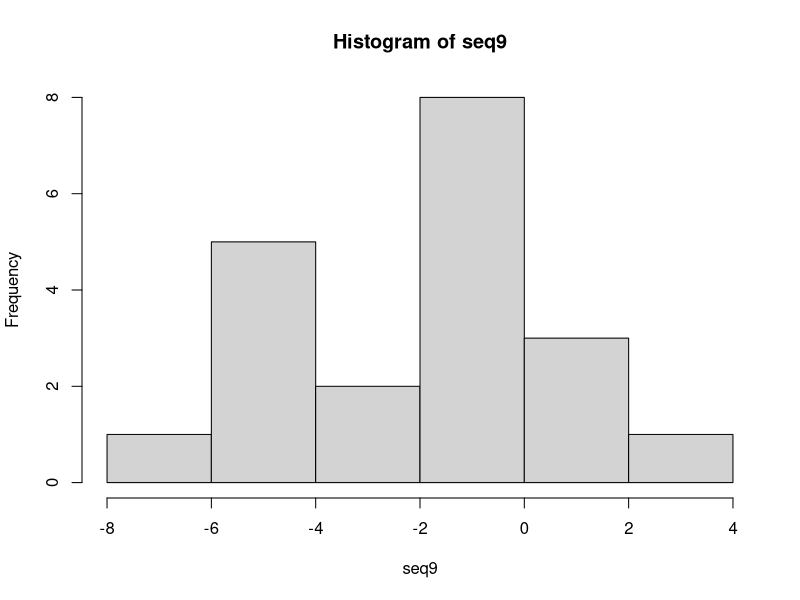
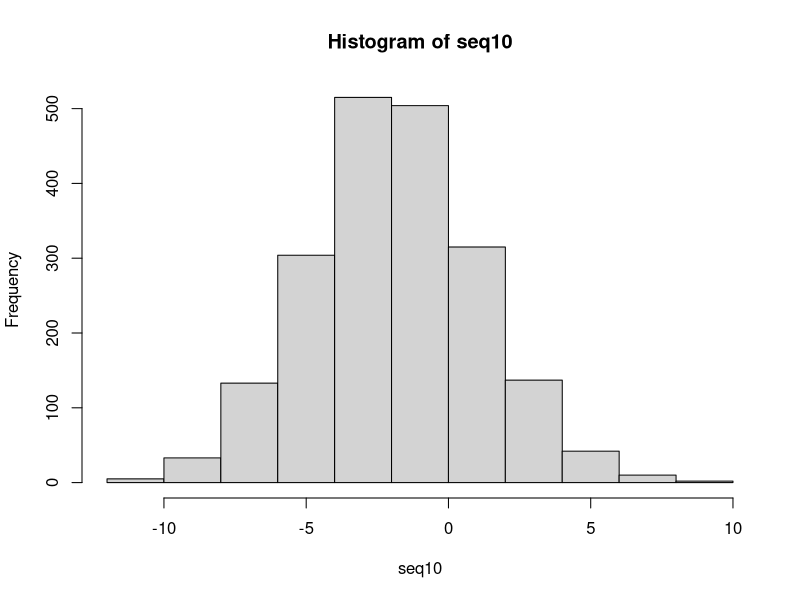
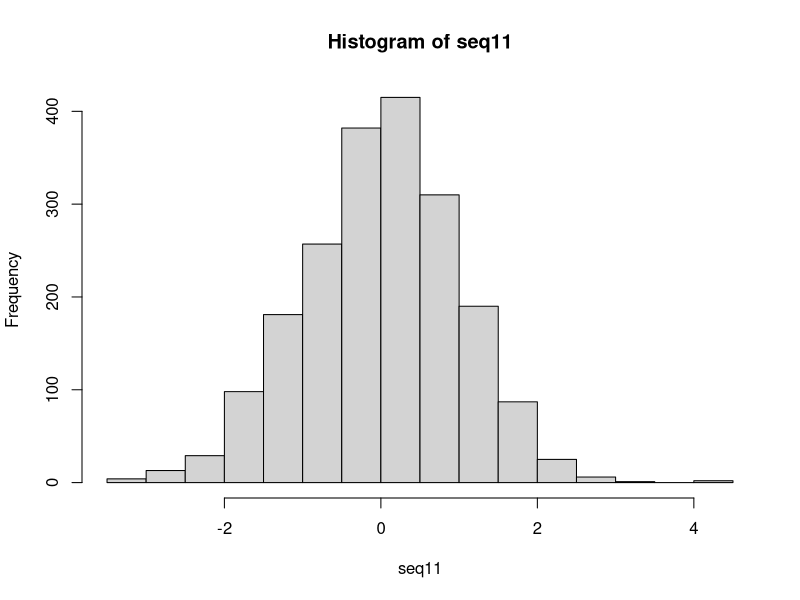

These charts were generated, in order, by the following R code:
a=10
b=5
resultat=a*b
print(resultat)
A=7.2
B=10.1
resultat=A*B
print(resultat)
rm(list=ls())

a=seq(1,5)
class(a)
v1=seq(1,5)
print(a[3])
v2=v1+3
v3=seq(1,6)
v4=v3^2
v5=v4/2
v6=c("Lundi","Mardi","Mercredi","Jeudi","Vendredi","Samedi","Dimache")
class(v6)
print(v6[c(2,7)])
v7=c(TRUE,FALSE)
class(v7)
v8=c(1.4,2.8,3.2,1.9)
class(v8)
v8[-3]
v9=c("Janvier","Fevrier","Mars","Avril","Mai","Juin","Juillet","Août","Septembre","Octobre","Novembre","Decembre")
class(v9)
v9[c(1,2,3)]
v10=c(-1,-2,-3)
class(v10)
v10[c(1,length(v10))]
v11=c("Raisin","Poire","Pomme","Prune")
class(v11)
v11[c(-1,-2)]
v12=c(NA,NA,NA)
class(v12)
sequence_nb=seq(1,10)
length(sequence_nb)
sequence_nb2=seq(2,20,by=2)
length(sequence_nb2)
seq_3=seq(0,-5)
length(seq_3)
seq_4=seq(5,50,by=5)
length(seq_4)
seq5=seq(10,1)
length(seq5)
seq6=seq(0,1,by=0.1)
length(seq6)
seq7=seq(5,-5,by=-1)
length(seq7)
seq8=seq(1,10,by=2)
length(seq8)
v13=(rep(3,times=5))
v14=rep(c("A","B","C"),times=3)
v15=c(rep(c(1,2,3),times=3))
v16=c(rep(c(TRUE,FALSE),times=4))
rm(list=ls())    
v17=c(runif(5,0,1))
mean(v17)
median(v17)
min(v17)
max(v17)
v18=c(runif(10,-5,5))
mean(v18)
median(v18)
min(v18)
max(v18)
v19=c(runif(100,10,20))
mean(v19)
median(v19)
min(v19)
max(v19)
seq8=runif(15,50,100)
mean(seq8)
median(seq8)
min(seq8)
max(seq8)
seq9=rnorm(20,mean=-2,sd=3)
mean(seq9)
et=sd(seq9)
hist(seq9)
seq10=rnorm(2000,-2,3)
mean(seq10)
sd(seq10)
hist(seq10)
seq11=rnorm(2000,0,1)
mean(seq11)
sd(seq11)
hist(seq11)
quantile(seq10,probs=0.25)
quantile(seq10,probs=0.5)
quantile(seq10,probs=0.75)
quantile(seq10,probs=seq(0,1,by=0.1))
quantile(seq10,probs=seq(0,1,by=0.01))
sal=rnorm(3000,2400,300)
mean(sal)
sd(sal)
sal=round(sal,2)
m_sal=sum(sal)
quantile(sal,probs=0.99)
quantile(sal,probs=0.2)
